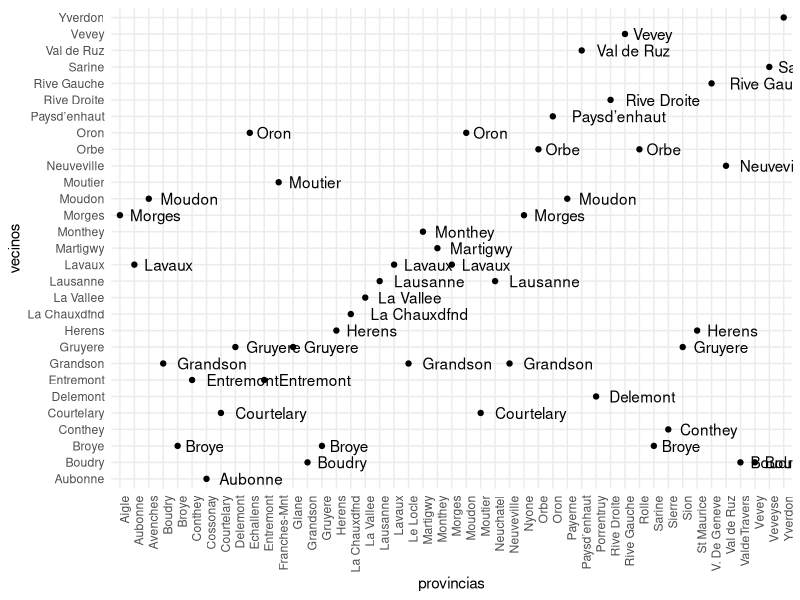

Write R code to recreate this figure.
# Library
library(class)
library(ggplot2)
library(dplyr)

# load data
data <- readr::read_csv("schoo/fertility_measures.csv")

# split data
glimpse(data)

# cambiar nombre de la columna a provincia
data <- data %>%
  rename(provincias = ...1 )

# Normalizar los datos (Sin incluir la columna de provincias)
data_norm <- scale(data[, -1])

# Aplicar KNN con k=3
# Configuracion del modelo KNN
knn_model <- knn(data_norm, data_norm, data$provincias, k = 5)

# Encontrar vecinos mas cercanos para cada provincia
data$vecinos <- knn_model

# Mostrar los vecinos mas cercanos
data %>%
  select(provincias, vecinos) %>%
  head()

# Graficar los vecinos mas cercanos
data %>%
  select(provincias, vecinos) %>%
  ggplot(aes(x = provincias, y = vecinos)) +
  geom_point() +
  geom_text(aes(label = vecinos), hjust = -0.2) +
  theme_minimal() +
  theme(axis.text.x = element_text(angle = 90, hjust = 1))


